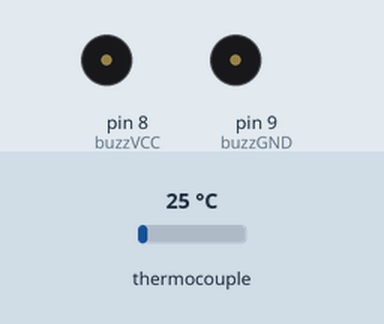
Bench run of a sketch on a simulated Arduino Uno, built with avr-gcc and run on an emulated ATmega328P. Parts: buzzer (waves = sounding, pin HIGH). Inputs (shaded band) come from the test bench; at power-on: thermocouple 25 °C. Pins used as bus, display or sensor lines are not drawn; what the sketch prints to the serial monitor is not drawn.

Above: at 1.2 s.
1.3 s: thermocouple set to 87 °C
2.8 s: thermocouple set to 90 °C
At 2.97 s:
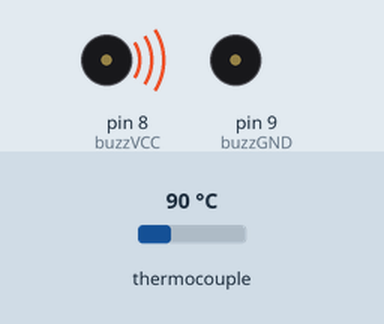
5.8 s: thermocouple set to 6 °C
At 6.9 s:
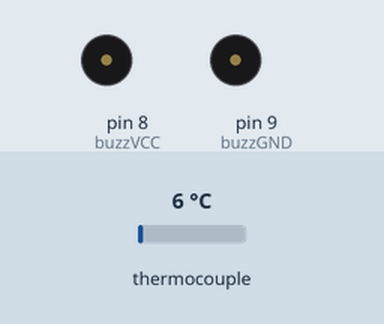
7.3 s: thermocouple set to 150 °C
At 7.7 s:
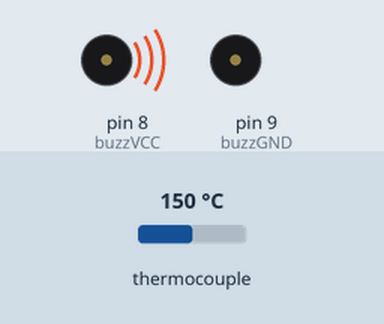
Timing chart, 0 to 9.8 s (numbered marks = the images above; inputs shaded):
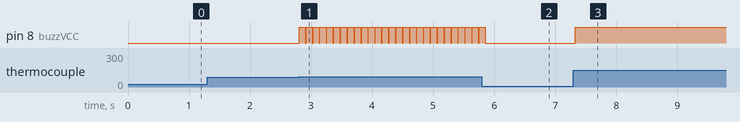

Measured:
- the behaviour switches between 89 and 90 °C on thermocouple (found by bisection; images 0 and 1)
- after the input at 1.3 s, every drawn part: stays the same
- after the input at 2.8 s, pin 8 (buzzVCC): alternates HIGH for 0.10 s and LOW for 0.01 s, starting at once
- after the input at 5.8 s, pin 8 (buzzVCC): goes on until 5.9 s, then stays LOW
- after the input at 7.3 s, pin 8 (buzzVCC): LOW → HIGH at once

The sketch:

Version1_LCD.ino
```cpp
#include "max6675.h"
#include <Wire.h>
#include <LiquidCrystal_I2C.h>

LiquidCrystal_I2C lcd(0x27, 16, 2);

int soPin = 3;   // SO=Serial Out
int csPin = 4;   // CS = chip select CS pin
int sckPin = 5;  // SCK = Serial Clock pin
int ThermoVCC = 6;
int ThermoGND = 7;

int BlueVCC = 2;

int buzzVCC = 8;
int buzzGND = 9;

MAX6675 thermocouple(sckPin, csPin, soPin);

void setup() {
  pinMode(buzzVCC, OUTPUT);
  pinMode(buzzGND, OUTPUT);
  pinMode(ThermoVCC, OUTPUT);
  pinMode(ThermoGND, OUTPUT);
  pinMode(BlueVCC, OUTPUT);

  digitalWrite(buzzVCC, LOW);
  digitalWrite(buzzGND, LOW);
  digitalWrite(ThermoVCC, HIGH);
  digitalWrite(ThermoGND, LOW);
  digitalWrite(BlueVCC, HIGH);

  Serial.begin(9600);
}

void loop() {
   double temp = thermocouple.readCelsius();
   Serial.print(temp);
   if (temp < 50) {
      digitalWrite(buzzVCC, LOW);
      delay(50);
   }
   if (temp >= 50 && temp <= 51) {
      digitalWrite(buzzVCC, HIGH);
      delay(100);
      digitalWrite(buzzVCC, LOW);
   }

   if (temp >= 60 && temp <= 61) {
      digitalWrite(buzzVCC, HIGH);
      delay(100);
      digitalWrite(buzzVCC, LOW);
   }

   if (temp >= 70 && temp <= 71) {
      digitalWrite(buzzVCC, HIGH);
      delay(100);
      digitalWrite(buzzVCC, LOW);
   }

   if (temp >= 80 && temp <= 81) {
      digitalWrite(buzzVCC, HIGH);
      delay(100);
      digitalWrite(buzzVCC, LOW);
   }

   if (temp >= 90 && temp <= 91) {
      digitalWrite(buzzVCC, HIGH);
      delay(100);
      digitalWrite(buzzVCC, LOW);
   }

   if (temp >= 98) {
      digitalWrite(buzzVCC, HIGH);
      delay(100);
   }

  lcd.clear();
      lcd.setCursor(0,0);
      lcd.print("Temperature");

      lcd.setCursor(0,1);
      lcd.print(thermocouple.readCelsius());
      lcd.setCursor(5,1);
      lcd.print((char)223);
      lcd.setCursor(6,1);
      lcd.print("C");

      lcd.setCursor(7,1);
      lcd.print(" ");
      lcd.setCursor(8,1);
      lcd.print(thermocouple.readFahrenheit());
      lcd.setCursor(14,1);
      lcd.print((char)223);
      lcd.setCursor(15,1);
      lcd.print("F");
}
```
